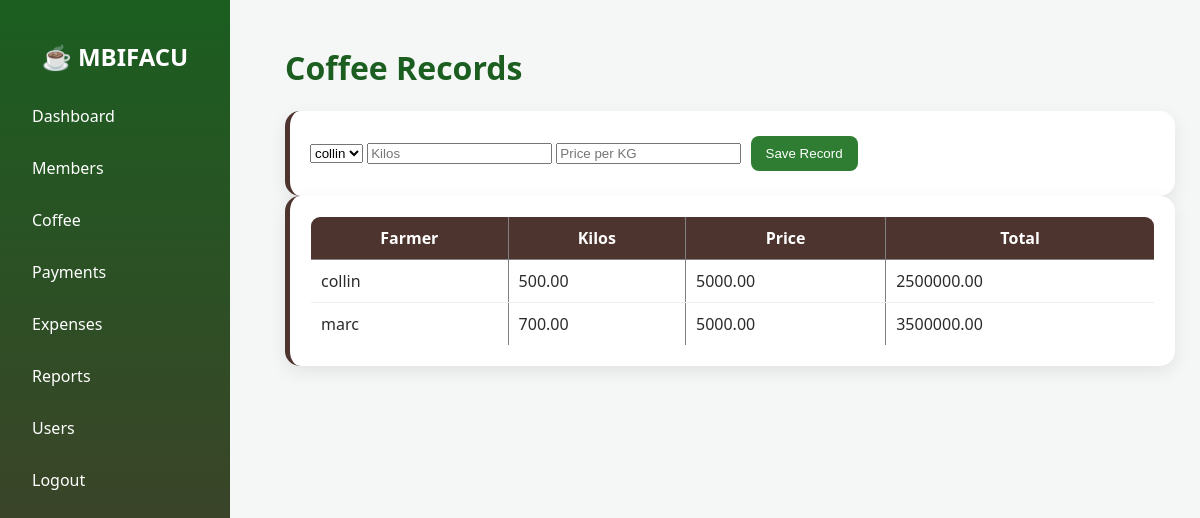
The page /coffee.php on the database its author committed.
### tables this page shows
CREATE TABLE `coffee` (
  `id` int(11) NOT NULL,
  `member_id` int(11) DEFAULT NULL,
  `kilos` decimal(10,2) NOT NULL,
  `price_per_kg` decimal(10,2) DEFAULT 0.00,
  `total_amount` decimal(12,2) GENERATED ALWAYS AS (`kilos` * `price_per_kg`) STORED,
  `season` varchar(30) DEFAULT NULL,
  `record_date` date DEFAULT NULL,
  `created_at` timestamp NOT NULL DEFAULT current_timestamp()
);

CREATE TABLE `members` (
  `id` int(11) NOT NULL,
  `member_no` varchar(50) DEFAULT NULL,
  `full_name` varchar(150) NOT NULL,
  `gender` varchar(20) DEFAULT NULL,
  `phone` varchar(30) DEFAULT NULL,
  `village` varchar(100) DEFAULT NULL,
  `joining_date` date DEFAULT NULL,
  `status` varchar(30) DEFAULT 'Active',
  `created_at` timestamp NOT NULL DEFAULT current_timestamp()
);

### coffee.php (the view, shortened to what this page needs)
<?php
include("../config/db.php");
$members = $conn->query("SELECT * FROM members");
$data = $conn->query("SELECT coffee.*, members.full_name
FROM coffee
LEFT JOIN members ON coffee.member_id=members.id");
?>
<!DOCTYPE html>
<html>
<head>
<link rel="stylesheet" href="../assets/css/dashboard.css">
</head>
<body>
<?php include("sidebar.php"); ?>
<div class="main">
<h1>Coffee Records</h1>
<div class="card">
<form method="POST">
<select name="member_id">
<?php while($m = $members->fetch_assoc()){ ?>
<option value="<?= $m['id'] ?>"><?= $m['full_name'] ?></option>
<?php } ?>
</select>
<input type="number" name="kilos" placeholder="Kilos">
<input type="number" name="price" placeholder="Price per KG">
<button name="save">Save Record</button>
</form>
</div>
<div class="card">
<table width="100%" border="1" cellpadding="8">
<tr>
<th>Farmer</th>
<th>Kilos</th>
<th>Price</th>
<th>Total</th>
</tr>
<?php while($row = $data->fetch_assoc()){ ?>
<tr>
<td><?= $row['full_name'] ?></td>
<td><?= $row['kilos'] ?></td>
<td><?= $row['price_per_kg'] ?></td>
<td><?= $row['total_amount'] ?></td>
</tr>
<?php } ?>
</table>
</div>
</div>
</body>
</html>

### dashboard.css (style rules this page uses)
body { margin:0; font-family: 'Segoe UI', sans-serif; background:#f5f7f6; color:#2b2b2b; }
.main { margin-left:260px; padding:25px; }
h1 { color:#1b5e20; }
.card { background:white; padding:20px; border-radius:15px; box-shadow:0 6px 18px rgba(0,0,0,0.08); transition:0.3s; border-left:5px solid #4e342e; }
button { background:#2e7d32; color:white; padding:10px 15px; border:none; border-radius:8px; cursor:pointer; transition:0.3s; }
table { width:100%; border-collapse:collapse; border-radius:10px; overflow:hidden; }
table th { background:#4e342e; color:white; padding:10px; }
table td { padding:10px; border-bottom:1px solid #eee; }
button { margin:5px; }

### rows shown on the page
coffee: member.full_name "collin", kilos "500.00", price_per_kg "5000.00", total_amount "2500000.00"
coffee: member.full_name "marc", kilos "700.00", price_per_kg "5000.00", total_amount "3500000.00"

### other values the page prints
form field member_id "collin"
